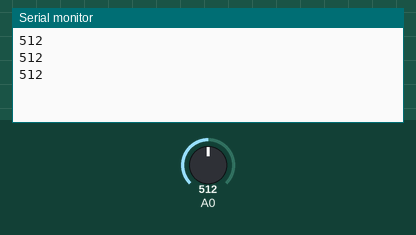
This sketch was run on a simulated Arduino Uno, built with avr-gcc and run on an emulated ATmega328P. Parts: the last lines printed to the serial monitor. The inputs (shaded band) are chosen by the test bench; at power-on: A0 = 512.

Above: at 1.2 s.
1.3 s: A0 set to 716
At 1.86 s:
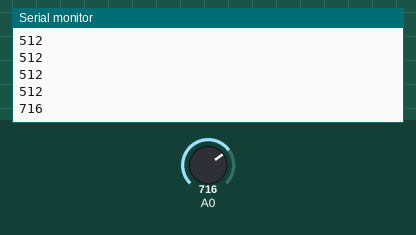
2.8 s: A0 set to 900
At 3.06 s:
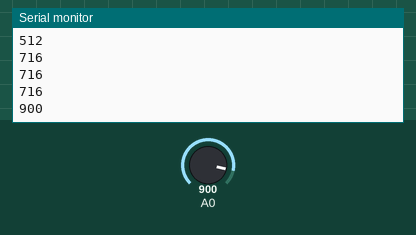
Timing chart, 0 to 5.8 s (numbered marks = the images above; inputs shaded):
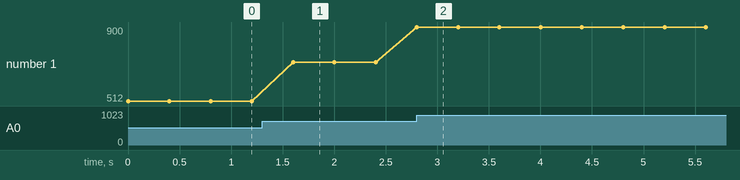

The sketch:

main.ino
```cpp
// Force-Sensitive Resistor
//

#include <stdarg.h>

#define PRINTF_BUFFER_SIZE 128
void Serial_printf(const char* fmt, ...) {
   char buff[PRINTF_BUFFER_SIZE];
   va_list args;
   va_start(args, fmt);
   vsnprintf(buff, PRINTF_BUFFER_SIZE, fmt, args);
   va_end(args);
   Serial.println(buff);
}

void setup() {
  Serial.begin(9600);
  pinMode(A0, INPUT);
}

void loop() {
  Serial_printf("%d", analogRead(A0));
  delay(400);
}
```

Measured:
- after the input at 1.3 s, the serial monitor: prints a new line after 0.30 s (image 1)
- after the input at 2.8 s, the serial monitor: prints a new line at once (image 2)
- plotted number 1: 512 → 716 after the input at 1.3 s, 716 → 900 after the input at 2.8 s
